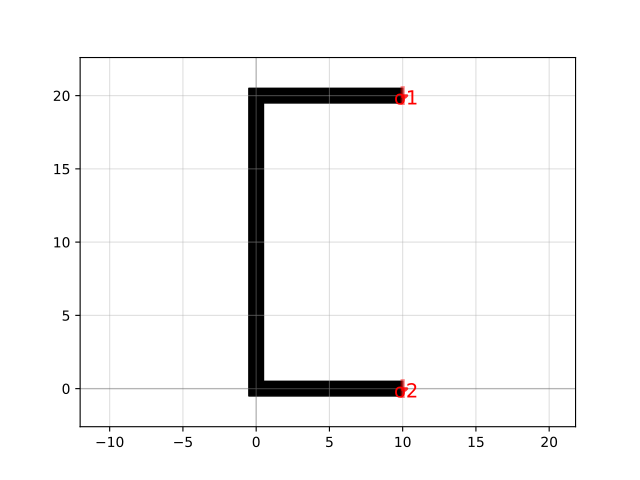

The script that drew this image:
import gdsfactory as gf

c = gf.components.C(width=1.0, size=(10.0, 20.0), layer='WG')
c.plot()
